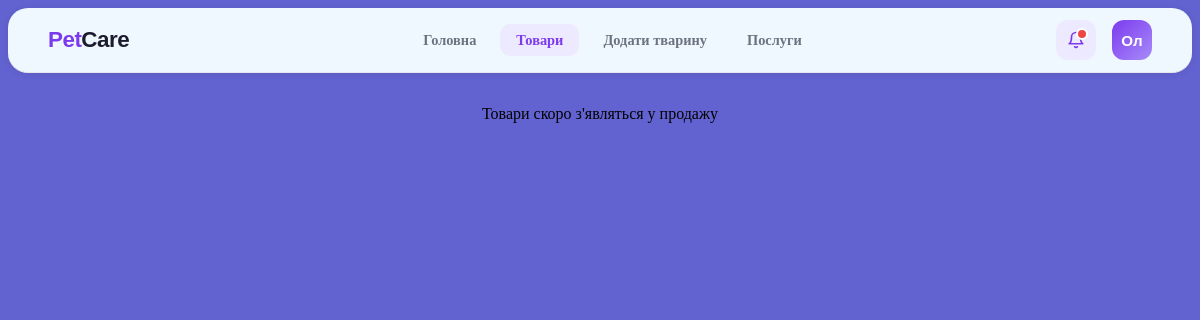
Page /shop/ on the earlier database version.
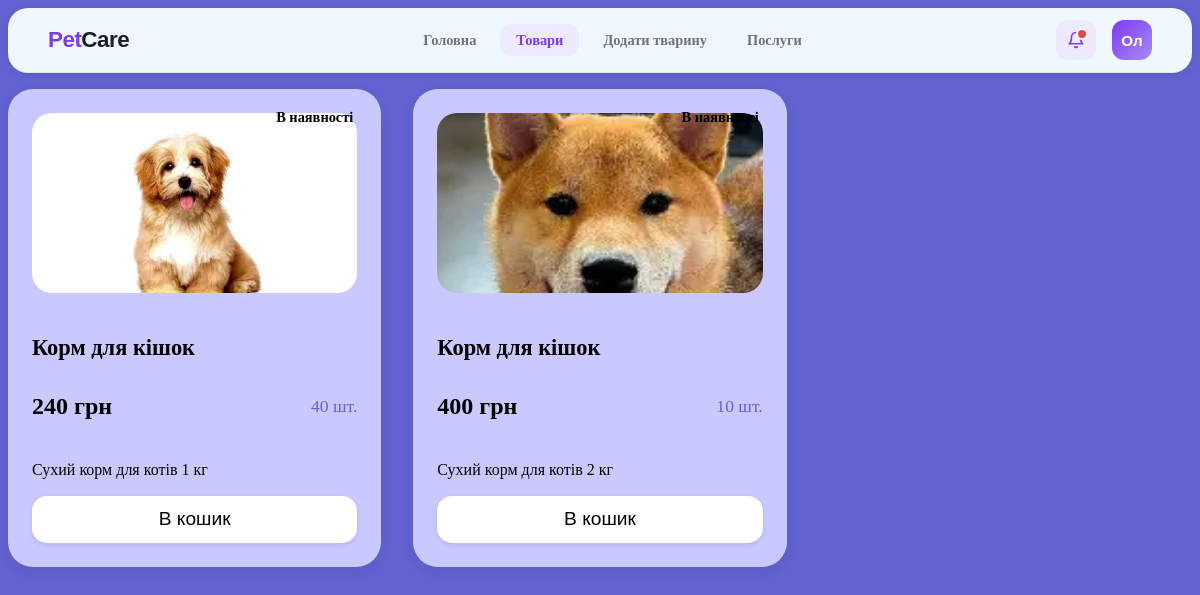
Same page on the later database version.
### shop/models.py (models this page shows, shortened)
class Product(models.Model):
    name = models.CharField(max_length=50)
    count = models.SmallIntegerField(default=0)
    discrp = models.CharField(max_length=100)
    price = models.PositiveIntegerField(default=0)
    img  = models.ImageField()
    user = models.ForeignKey(User,on_delete=models.CASCADE)
    class Meta:
        verbose_name="Товар"

### shop/views.py (the view)
# urls.py: path('',views.shop_page, name='shop_page')
def shop_page(request):
    products = Product.objects.all()
    return render(request, 'shop/shop.html', {'products': products})

### shop/templates/shop/shop.html (shortened to what this page needs)
{% load static %}
<!DOCTYPE html>
<html lang="uk">
<head>
    <link rel="stylesheet" href="{% static 'main/css/order.css' %}">
</head>
<body>
    <nav>
        <div class="nav-logo">Pet<span>Care</span></div>
        <ul class="nav-links">
            <li><a href="{% url 'home' %}">Головна</a></li>
            <li><a href="{% url 'shop_page' %}" class="active">Товари</a></li>
            <li><a href="{% url 'register_pets' %}">Додати тварину</a></li>
            <li><a href="{% url 'servises' %}">Послуги</a></li>
        </ul>
        <div class="nav-right">
            <button class="notif-btn">
                <svg width="18" height="18" viewBox="0 0 24 24" fill="none" stroke="#7C3AED" stroke-width="2.2"
                    stroke-linecap="round" stroke-linejoin="round">
                    <path d="M18 8A6 6 0 0 0 6 8c0 7-3 9-3 9h18s-3-2-3-9" />
                    <path d="M13.73 21a2 2 0 0 1-3.46 0" />
                </svg>
                <span class="notif-dot"></span>
            </button>
            <div class="avatar">Ол</div>
        </div>
    </nav>
    <main>
        <div class="product-grid">
            {% for product in products %}
            <article class="product-card">
                <div class="product-badge yellow">
                    {% if product.count > 0 %}В наявності{% else %}Немає{% endif %}
                </div>
                <div class="product-image-container">
                    {% if product.img %}
                    <img src="{{ product.img.url }}" alt="{{ product.name }}"
                        style="width: 100%; height: 180px; object-fit: cover; border-radius: 20px;">
                    {% else %}
                    <div class="product-image-placeholder">🛒</div>
                    {% endif %}
                </div>
                <div class="product-info">
                    <h3 class="product-title">{{ product.name }}</h3>
                    <div class="product-price-row">
                        <p class="product-price">{{ product.price }} грн</p>
                        <p class="product-weight">{{ product.count }} шт.</p>
                    </div>
                    <div class="product-description">
                        <p>{{ product.discrp|truncatechars:60 }}</p>
                    </div>
                    <div class="product-actions">
                        <button class="buy-button">В кошик</button>
                    </div>
                </div>
            </article>
            {% empty %}
            <p style="text-align: center; width: 100%; grid-column: 1 / -1;">
                Товари скоро з'являться у продажу
            </p>
            {% endfor %}
        </div>
    </main>
</body>
</html>

### main/static/main/css/order.css (style rules this page uses)
:root { --purple: #7C3AED; --purple-light: #EDE9FE; --purple-mid: #A78BFA; --bg: #F5F3FF; --white: #FFFFFF; --text: #1C1C2E; --muted: #6B7280; --border: #E5E7EB; --green: #10B981; --red: #EF4444; --yellow: #F59E0B; --card-shadow: 0 2px 16px rgba(124, 58, 237, 0.08); }
body { background-color: #6262d0; }
.product-grid { display: grid; grid-template-columns: repeat(auto-fill, minmax(280px, 1fr)); gap: 2rem; padding-top: 1rem; }
.product-card { background-color: #c9c9ff; border-radius: 25px; padding: 1.5rem; position: relative; display: flex; flex-direction: column; gap: 1rem; transition: transform 0.2s ease; box-shadow: 0 4px 15px rgba(0, 0, 0, 0.05); }
.product-badge { position: absolute; top: 1rem; right: 1rem; padding: 0.25rem 0.75rem; border-radius: 15px; font-size: 0.9rem; font-weight: bold; }
.product-title { font-size: 1.4rem; margin-bottom: 0.2rem; }
.product-price-row { display: flex; justify-content: space-between; align-items: center; margin: 0.5rem 0; }
.product-price { font-weight: bold; font-size: 1.5rem; color: #000; }
.product-weight { font-size: 1.1rem; color: #6262d0; }
.product-description { font-size: 1rem; line-height: 1.2; margin-bottom: 1rem; flex-grow: 1; }
.buy-button { width: 100%; border: none; font-size: 1.2rem; background-color: white; padding: 0.8rem; border-radius: 15px; cursor: pointer; box-shadow: 0 2px 5px rgba(0, 0, 0, 0.1); transition: all 0.2s; }
nav { background-color: aliceblue; border-bottom: 1px solid var(--border); border-radius: 20px;; padding: 0 40px; height: 64px; display: flex; align-items: center; justify-content: space-between; position: sticky; top: 0; z-index: 100; box-shadow: 0 1px 8px rgba(0, 0, 0, 0.06); }
.nav-logo { font-family: 'Nunito', sans-serif; font-weight: 900; font-size: 1.4rem; color: var(--purple); letter-spacing: -0.5px; }
.nav-logo span { color: var(--text); }
.nav-links { display: flex; gap: 8px; list-style: none; }
.nav-links a { text-decoration: none; color: var(--muted); font-weight: 600; font-size: 0.9rem; padding: 8px 16px; border-radius: 10px; transition: all 0.2s; }
.nav-links a:hover, .nav-links a.active { background: var(--purple-light); color: var(--purple); }
.nav-right { display: flex; align-items: center; gap: 16px; }
.notif-btn { width: 40px; height: 40px; border-radius: 12px; background: var(--purple-light); border: none; cursor: pointer; display: flex; align-items: center; justify-content: center; position: relative; transition: background 0.2s; }
.notif-dot { width: 8px; height: 8px; background: var(--red); border-radius: 50%; position: absolute; top: 8px; right: 8px; border: 2px solid white; }
.avatar { width: 40px; height: 40px; border-radius: 12px; background: linear-gradient(135deg, var(--purple), var(--purple-mid)); display: flex; align-items: center; justify-content: center; color: white; font-family: 'Nunito', sans-serif; font-weight: 800; font-size: 0.95rem; cursor: pointer; }

Differences in the rows shown:
added Product: shows "В наявності", img (picture), name "Корм для кішок", price "240", count "40", discrp "Сухий корм для котів 1 кг"
added Product: shows "В наявності", img (picture), name "Корм для кішок", price "400", count "10", discrp "Сухий корм для котів 2 кг"
Other differences:
text no longer shown: "Товари скоро з'являться у продажу"
